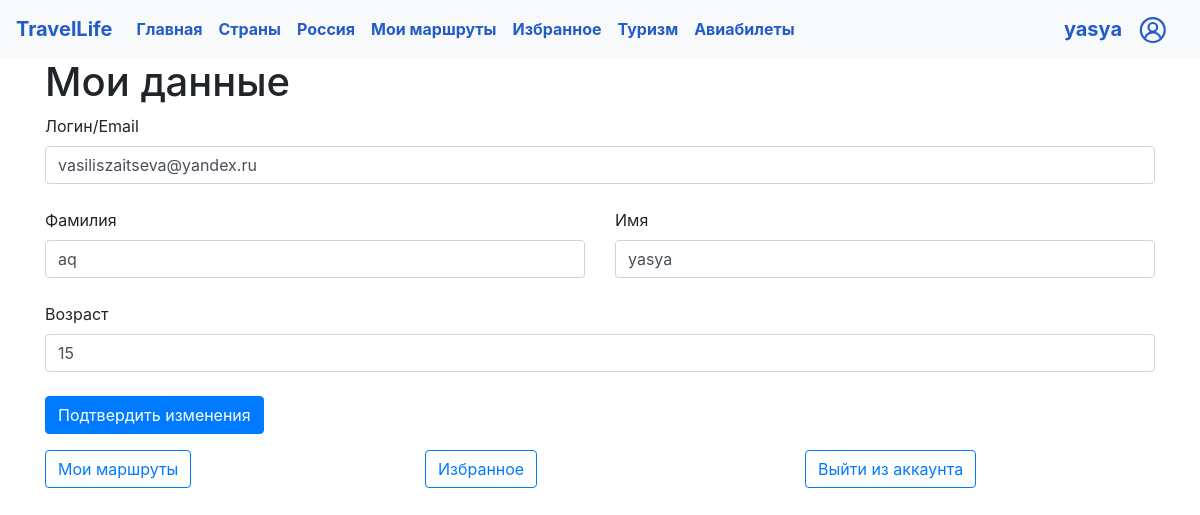
The page /my_profile (signed in) on the database its author committed.
### data/users.py (models this page shows, shortened)
class User(SqlAlchemyBase, UserMixin):
    __tablename__ = 'users'
    id = sqlalchemy.Column(sqlalchemy.Integer,
                           primary_key=True, autoincrement=True)
    surname = sqlalchemy.Column(sqlalchemy.String, nullable=True)
    name = sqlalchemy.Column(sqlalchemy.String, nullable=True)
    age = sqlalchemy.Column(sqlalchemy.Integer, nullable=True)
    email = sqlalchemy.Column(sqlalchemy.String,
                              index=True, unique=True, nullable=True)
    hashed_password = sqlalchemy.Column(sqlalchemy.String, nullable=True)
    liked_countries = sqlalchemy.Column(sqlalchemy.String, nullable=True)
    liked_cities = sqlalchemy.Column(sqlalchemy.String, nullable=True)
    plans = sqlalchemy.Column(sqlalchemy.String, nullable=True)

### main.py (the view, shortened to what this page needs)
@app.route('/my_profile', methods=['POST', 'GET'])
def my_profile():
    if current_user.is_authenticated:
        form = ProfileForm(
            email=current_user.email,
            surname=current_user.surname,
            name=current_user.name,
            age=current_user.age
        )
        if request.method == 'GET':
            return render_template('profile.html', title='Мой профиль', form=form)
    return redirect("/login")

### forms/user.py
class ProfileForm(FlaskForm):
    email = EmailField('Логин/Email', validators=[DataRequired()])
    surname = StringField('Фамилия')
    name = StringField('Имя', validators=[DataRequired()])
    age = StringField('Возраст')
    submit = SubmitField('Подтвердить изменения')

### data/db_session.py (called while the page is built)
def create_session() -> Session:
    global __factory
    return __factory()

### main.py (called while the page is built)
@login_manager.user_loader
def load_user(user_id):
    db_sess = db_session.create_session()
    return db_sess.query(User).get(user_id)

### templates/profile.html (shortened to what this page needs)
{% extends "base.html" %}
{% block content %}
<h1>Мои данные</h1>
<form class="row g-3" action="" method="post">
    <div class="col-12">
        {{ form.email.label }}<br>
        {{ form.email(class="form-control", type="email") }}<br>
    </div>
    <div class="col-md-6">
        {{ form.surname.label }}<br>
        {{ form.surname(class="form-control") }}<br>
    </div>
    <div class="col-md-6">
        {{ form.name.label }}<br>
        {{ form.name(class="form-control") }}<br>
    </div>
    <div class="col-12">
        {{ form.age.label }}<br>
        {{ form.age(class="form-control") }}<br>
    </div>
    <div class="col-12">{{ form.submit(type="submit", class="btn btn-primary") }}</div>
</form>
<div class="row row-cols-1 row-cols-md-3 g-4">
    <div class="col">
    <a class="btn btn-outline-primary" href="my_plans">
    Мои маршруты
</a>
        </div>
    <div class="col">
<a class="btn btn-outline-primary" href="liked">
    Избранное
</a>
        </div>
    <div class="col">
<a class="btn btn-outline-primary" href="logout">
    Выйти из аккаунта
</a>
        </div>
</div>
{% endblock %}

### templates/base.html (shortened to what this page needs)
<!DOCTYPE html>
 <html lang="en">
 <head>
     <link rel="stylesheet"
           href="https://stackpath.bootstrapcdn.com/bootstrap/4.4.1/css/bootstrap.min.css"
>
 </head>
 <body>
 <link rel="stylesheet" type="text/css" href="/static/css/base.css" />
 <header>
     <nav class="navbar navbar-expand-lg navbar-light bg-light">
  <a class="navbar-brand" href="/"><strong>TravelLife</strong></a>
  <div class="collapse navbar-collapse" id="navbarSupportedContent">
    <ul class="navbar-nav mr-auto">
      <li class="nav-item active">
        <a class="nav-link" href="/"><strong>Главная</strong> <span class="sr-only">(current)</span></a>
      </li>
      <li class="nav-item active">
        <a class="nav-link" href="/countries"><strong>Страны</strong></a>
      </li>
      <li class="nav-item active">
        <a class="nav-link" href="/russian_cities"><strong>Россия</strong></a>
      </li>
        <li class="nav-item active">
        <a class="nav-link" href="/my_plans"><strong>Мои маршруты</strong></a>
      </li>
        <li class="nav-item active">
        <a class="nav-link" href="/liked"><strong>Избранное</strong></a>
      </li>
      <li class="nav-item active">
        <a class="nav-link" href="/tourism"><strong>Туризм</strong></a>
      </li>
      <li class="nav-item active">
        <a class="nav-link" href="/fly"><strong>Авиабилеты</strong></a>
      </li>
    </ul>
       {% if current_user.is_authenticated %}
      <a class="navbar-brand pull-right"><strong>{{ current_user.name }}</strong></a>
        {% else %}
            <p>
                <a class="btn btn-primary " href="/register">Зарегистрироваться</a>
                <a class="btn btn-success" href="/login">Войти</a>
            </p>
{% endif %}
      <a class="navbar-brand pull-right" href="/my_profile">
            <img src="/static/img/profile2.svg" width="30" height="30" alt="">
        </a>
  </div>
</nav>
 </header>
 <main role="main" class="container">
     {% block content %}{% endblock %}
 </main>
 </body>
 </html>

### static/css/base.css (style rules this page uses)
strong { color: #235cc9 }

### rows shown on the page
User: name "yasya", email "vasiliszaitseva@yandex.ru", surname "aq", age "15"
